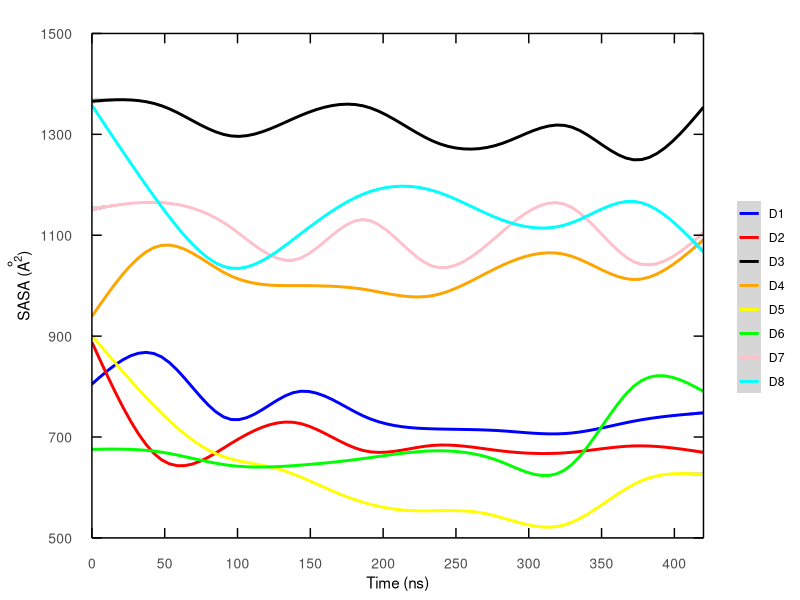
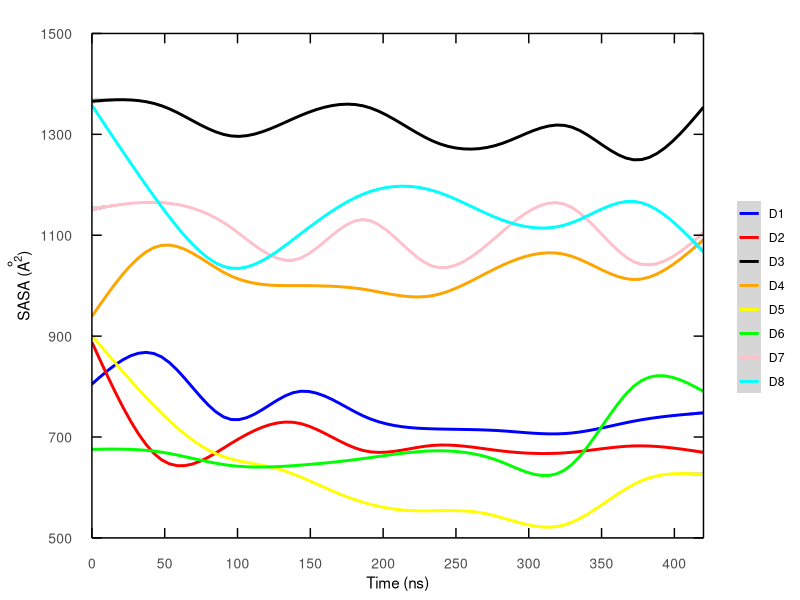

Source code (R) for these figures, in order:
#############################################
# SASA PLOTS BY DOMAIN
# A. Paula Vargas Ruiz
# Github: apvargasr
# Zimic-Sheen lab. UPCH, Lima, Peru.
#
# Adaptado para:
# Taller Nexus UNALM. 26 jun 21.
#############################################


# Load libraries
library(patchwork)
library(ggplot2)

# Check working directory
setwd("~/CursoMD_NEXUS/Pics/")



#############################################
# LOAD PROTEIN DATA BY DOMAIN
#############################################

sasas <- read.csv(file = "SasaByDomain/sasas_by_domain.csv", header = T, quote = "", stringsAsFactors = F)
sasas$ns <- seq(1,21000)
sasas$ns <- (as.numeric(as.numeric(sasas$ns)) / 100)*2



#############################################
# PLOTS
#############################################

p_sasa <- ggplot() +
  geom_smooth(data = sasas, aes(x=ns, y=ep1, colour="D1")) +
  geom_smooth(data = sasas, aes(x=ns, y=ep2, colour="D2")) +
  geom_smooth(data = sasas, aes(x=ns, y=ep3, colour="D3")) +
  geom_smooth(data = sasas, aes(x=ns, y=ep4, colour="D4")) +
  geom_smooth(data = sasas, aes(x=ns, y=ep5, colour="D5")) +
  geom_smooth(data = sasas, aes(x=ns, y=ep6, colour="D6")) +
  geom_smooth(data = sasas, aes(x=ns, y=ep7, colour="D7")) +
  geom_smooth(data = sasas, aes(x=ns, y=ep8, colour="D8")) +
  scale_color_manual(name = "", breaks = paste0("D", 1:8),
                     values = c(D1 = "blue", D2 = "red", D3 = "black", D4 = "orange",
                                D5 = "yellow", D6 = "green", D7 = "pink", D8 = "cyan")) +
  theme_minimal() +
  theme(panel.grid.major = element_blank(),
        panel.grid.minor = element_blank(),
        axis.line = element_line(colour = "black"),
        axis.ticks.x = element_line(),
        axis.ticks.y = element_line(),
        axis.ticks.length=unit(-0.25, "cm"),
        axis.text.x = element_text(margin=margin(0.5,0,0,0, "cm"), size = 10),
        axis.text.y = element_text(margin=margin(0,0.5,0,0, "cm"), size = 10)) +
  scale_x_continuous(breaks = seq(0,420,by=50), expand = c(0, 0),  limits = c(0, 420),
                     sec.axis = dup_axis(labels = rep("",9), name = element_blank())) +
  scale_y_continuous(breaks = seq(500,1500,by=200), expand = c(0, 0), limits = c(500, 1500),
                     sec.axis = dup_axis(labels=rep("",6), name = element_blank())) +
  labs(y=expression(paste("SASA (", ring(A^2),")")), x="Time (ns)")

p_sasa


#############################################
# SAVE PLOT
#############################################

ggsave(plot = p_sasa, "sasaplot.png", dpi = 300, width = 6, height = 5)





